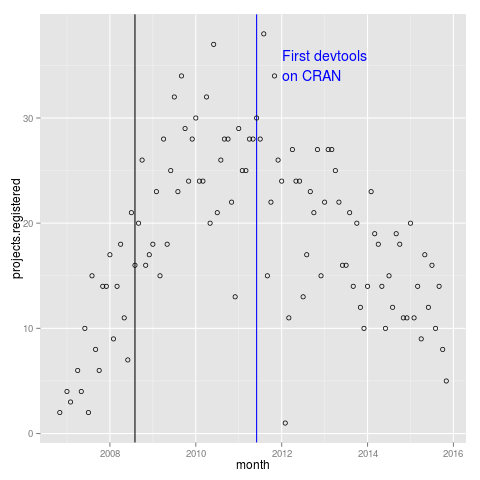

The script that saved this image:
load("sorted.projects.RData")

month.tab <- table(sorted.projects$reg.month)
month.df <- data.frame(month=as.numeric(names(month.tab)),
                       projects.registered=as.numeric(month.tab))
library(ggplot2)
gg <- ggplot()+ 
  geom_vline(aes(xintercept=month),
             data=data.frame(month=2008+7/12))+
  geom_vline(aes(xintercept=month), 
             data=data.frame(month=2011+5/12),
             color="blue")+
  geom_text(aes(month, projects.registered, label=label), 
            data=data.frame(month=2012, 
              projects.registered=35, 
              label="First devtools\non CRAN"),
            hjust=0,
            color="blue")+
  geom_point(aes(month, projects.registered), 
             shape=1,
             data=month.df)

png("figure-R-Forge-registrations-per-month.png")
print(gg)
dev.off()
